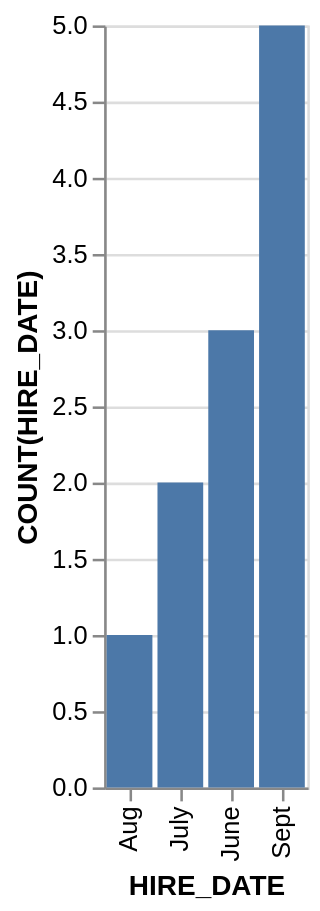

This figure's Vega-Lite source:
### Vega-Lite specification from a JSON file in a GitHub repository (floating-point values rounded to 4 significant figures)
{"data": {"values": [{"x_data": "Aug", "y_data": 1}, {"x_data": "July", "y_data": 2}, {"x_data": "June", "y_data": 3}, {"x_data": "Sept", "y_data": 5}]}, "mark": "bar", "encoding": {"x": {"field": "x_data", "type": "nominal", "title": "HIRE_DATE", "sort": {"op": "sum", "field": "y_data", "order": "ascending"}}, "y": {"field": "y_data", "type": "quantitative", "title": "COUNT(HIRE_DATE)"}}}
